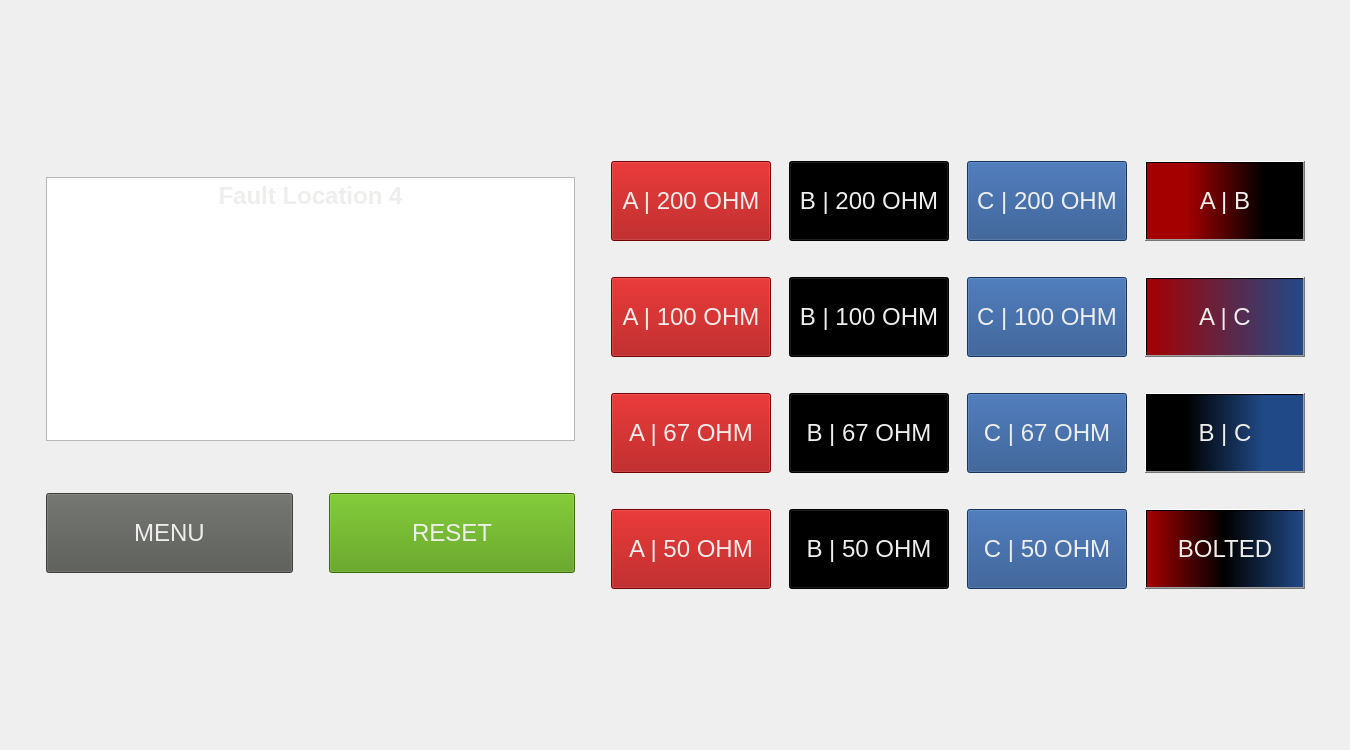
     <widget class="QWidget" name="Location4">
      <widget class="QWidget" name="gridLayoutWidget_5">
       <property name="geometry">
        <rect>
         <x>10</x>
         <y>10</y>
         <width>1331</width>
         <height>731</height>
        </rect>
       </property>
       <layout class="QGridLayout" name="gridLayout_Loc4">
        <property name="leftMargin">
         <number>36</number>
        </property>
        <property name="topMargin">
         <number>36</number>
        </property>
        <property name="rightMargin">
         <number>36</number>
        </property>
        <property name="bottomMargin">
         <number>36</number>
        </property>
        <property name="spacing">
         <number>36</number>
        </property>
        <item row="0" column="0">
         <layout class="QGridLayout" name="gridLayout_Loc4Left">
          <property name="spacing">
           <number>36</number>
          </property>
          <item row="1" column="1">
           <widget class="QPushButton" name="btn_loc4_reset">
            <property name="minimumSize">
             <size>
              <width>0</width>
              <height>80</height>
             </size>
            </property>
            <property name="font">
             <font>
              <pointsize>18</pointsize>
             </font>
            </property>
            <property name="styleSheet">
             <string notr="true">color: rgb(238, 238, 236);
background-color: rgb(78, 154, 6);</string>
            </property>
            <property name="text">
             <string>RESET</string>
            </property>
           </widget>
          </item>
          <item row="1" column="0">
           <widget class="QPushButton" name="btn_loc4_menu">
            <property name="minimumSize">
             <size>
              <width>0</width>
              <height>80</height>
             </size>
            </property>
            <property name="font">
             <font>
              <pointsize>18</pointsize>
             </font>
            </property>
            <property name="styleSheet">
             <string notr="true">background-color: rgb(85, 87, 83);
color: rgb(238, 238, 236);</string>
            </property>
            <property name="text">
             <string>MENU</string>
            </property>
           </widget>
          </item>
          <item row="0" column="0" colspan="2">
           <widget class="QTextBrowser" name="textBrowser_Loc4">
            <property name="maximumSize">
             <size>
              <width>16777215</width>
              <height>264</height>
             </size>
            </property>
            <property name="html">
             <string>&lt;!DOCTYPE HTML PUBLIC &quot;-//W3C//DTD HTML 4.0//EN&quot; &quot;http://www.w3.org/TR/REC-html40/strict.dtd&quot;&gt;
&lt;html&gt;&lt;head&gt;&lt;meta name=&quot;qrichtext&quot; content=&quot;1&quot; /&gt;&lt;style type=&quot;text/css&quot;&gt;
p, li { white-space: pre-wrap; }
&lt;/style&gt;&lt;/head&gt;&lt;body style=&quot; font-family:'Ubuntu'; font-size:11pt; font-weight:400; font-style:normal;&quot;&gt;
&lt;p align=&quot;center&quot; style=&quot; margin-top:0px; margin-bottom:0px; margin-left:0px; margin-right:0px; -qt-block-indent:0; text-indent:0px;&quot;&gt;&lt;span style=&quot; font-size:18pt; font-weight:600; color:#eeeeec;&quot;&gt;Fault Location 4&lt;/span&gt;&lt;/p&gt;
&lt;p align=&quot;center&quot; style=&quot; margin-top:0px; margin-bottom:0px; margin-left:0px; margin-right:0px; -qt-block-indent:0; text-indent:0px;&quot;&gt;&lt;img src=&quot;:/HMIbackground/FaultLoc4.png&quot; /&gt;&lt;/p&gt;&lt;/body&gt;&lt;/html&gt;</string>
            </property>
           </widget>
          </item>
         </layout>
        </item>
        <item row="0" column="1">
         <layout class="QGridLayout" name="gridLayout_Loc4Right">
          <property name="horizontalSpacing">
           <number>18</number>
          </property>
          <property name="verticalSpacing">
           <number>36</number>
          </property>
          <item row="2" column="3">
           <widget class="QPushButton" name="btn_loc4_BC">
            <property name="minimumSize">
             <size>
              <width>160</width>
              <height>80</height>
             </size>
            </property>
            <property name="maximumSize">
             <size>
              <width>160</width>
              <height>80</height>
             </size>
            </property>
            <property name="font">
             <font>
              <pointsize>18</pointsize>
             </font>
            </property>
            <property name="styleSheet">
             <string notr="true">background-color: qlineargradient(spread:pad, x1:0, y1:0, x2:1, y2:0, stop:0.25 rgba(0, 0, 0, 255), stop:0.75 rgba(32, 74, 135, 255));
color: rgb(238, 238, 236);</string>
            </property>
            <property name="text">
             <string>B | C</string>
            </property>
           </widget>
          </item>
          <item row="0" column="3">
           <widget class="QPushButton" name="btn_loc4_AB">
            <property name="minimumSize">
             <size>
              <width>160</width>
              <height>80</height>
             </size>
            </property>
            <property name="maximumSize">
             <size>
              <width>160</width>
              <height>80</height>
             </size>
            </property>
            <property name="font">
             <font>
              <pointsize>18</pointsize>
             </font>
            </property>
            <property name="styleSheet">
             <string notr="true">background-color: qlineargradient(spread:pad, x1:0, y1:0, x2:1, y2:0, stop:0.25 rgba(164, 0, 0, 255), stop:0.75 rgba(0, 0, 0, 255));
color: rgb(238, 238, 236);</string>
            </property>
            <property name="text">
             <string>A | B</string>
            </property>
           </widget>
          </item>
          <item row="2" column="2">
           <widget class="QPushButton" name="btn_loc4_C67">
            <property name="minimumSize">
             <size>
              <width>160</width>
              <height>80</height>
             </size>
            </property>
            <property name="maximumSize">
             <size>
              <width>160</width>
              <height>80</height>
             </size>
            </property>
            <property name="font">
             <font>
              <pointsize>18</pointsize>
             </font>
            </property>
            <property name="styleSheet">
             <string notr="true">color: rgb(238, 238, 236);
background-color: rgb(32, 74, 135);</string>
            </property>
            <property name="text">
             <string>C | 67 OHM</string>
            </property>
           </widget>
          </item>
          <item row="0" column="2">
           <widget class="QPushButton" name="btn_loc4_C200">
            <property name="minimumSize">
             <size>
              <width>160</width>
              <height>80</height>
             </size>
            </property>
            <property name="maximumSize">
             <size>
              <width>160</width>
              <height>80</height>
             </size>
            </property>
            <property name="font">
             <font>
              <pointsize>18</pointsize>
             </font>
            </property>
            <property name="styleSheet">
             <string notr="true">color: rgb(238, 238, 236);
background-color: rgb(32, 74, 135);</string>
            </property>
            <property name="text">
             <string>C | 200 OHM</string>
            </property>
           </widget>
          </item>
          <item row="1" column="2">
           <widget class="QPushButton" name="btn_loc4_C100">
            <property name="minimumSize">
             <size>
              <width>160</width>
              <height>80</height>
             </size>
            </property>
            <property name="maximumSize">
             <size>
              <width>160</width>
              <height>80</height>
             </size>
            </property>
            <property name="font">
             <font>
              <pointsize>18</pointsize>
             </font>
            </property>
            <property name="styleSheet">
             <string notr="true">background-color: rgb(32, 74, 135);
color: rgb(238, 238, 236);</string>
            </property>
            <property name="text">
             <string>C | 100 OHM</string>
            </property>
           </widget>
          </item>
          <item row="3" column="3">
           <widget class="QPushButton" name="btn_loc4_bolt">
            <property name="minimumSize">
             <size>
              <width>160</width>
              <height>80</height>
             </size>
            </property>
            <property name="maximumSize">
             <size>
              <width>160</width>
              <height>80</height>
             </size>
            </property>
            <property name="font">
             <font>
              <pointsize>18</pointsize>
             </font>
            </property>
            <property name="styleSheet">
             <string notr="true">background-color: qlineargradient(spread:pad, x1:0, y1:0, x2:1, y2:0, stop:0 rgba(164, 0, 0, 255), stop:0.5 rgba(0, 0, 0, 255), stop:1 rgba(32, 74, 135, 255));
color: rgb(238, 238, 236);</string>
            </property>
            <property name="text">
             <string>BOLTED</string>
            </property>
           </widget>
          </item>
          <item row="3" column="2">
           <widget class="QPushButton" name="btn_loc4_C50">
            <property name="minimumSize">
             <size>
              <width>160</width>
              <height>80</height>
             </size>
            </property>
            <property name="maximumSize">
             <size>
              <width>160</width>
              <height>80</height>
             </size>
            </property>
            <property name="font">
             <font>
              <pointsize>18</pointsize>
             </font>
            </property>
            <property name="styleSheet">
             <string notr="true">color: rgb(238, 238, 236);
background-color: rgb(32, 74, 135);</string>
            </property>
            <property name="text">
             <string>C | 50 OHM</string>
            </property>
           </widget>
          </item>
          <item row="1" column="3">
           <widget class="QPushButton" name="btn_loc4_AC">
            <property name="minimumSize">
             <size>
              <width>160</width>
              <height>80</height>
             </size>
            </property>
            <property name="maximumSize">
             <size>
              <width>160</width>
              <height>80</height>
             </size>
            </property>
            <property name="font">
             <font>
              <pointsize>18</pointsize>
             </font>
            </property>
            <property name="styleSheet">
             <string notr="true">background-color: qlineargradient(spread:pad, x1:0, y1:0, x2:1, y2:0, stop:0 rgba(164, 0, 0, 255), stop:1 rgba(32, 74, 135, 255));
color: rgb(238, 238, 236);</string>
            </property>
            <property name="text">
             <string>A | C</string>
            </property>
           </widget>
          </item>
          <item row="0" column="1">
           <widget class="QPushButton" name="btn_loc4_B200">
            <property name="minimumSize">
             <size>
              <width>160</width>
              <height>80</height>
             </size>
            </property>
            <property name="maximumSize">
             <size>
              <width>160</width>
              <height>80</height>
             </size>
            </property>
            <property name="font">
             <font>
              <pointsize>18</pointsize>
             </font>
            </property>
            <property name="styleSheet">
             <string notr="true">color: rgb(238, 238, 236);
background-color: rgb(0, 0, 0);</string>
            </property>
            <property name="text">
             <string>B | 200 OHM</string>
            </property>
           </widget>
          </item>
          <item row="0" column="0">
           <widget class="QPushButton" name="btn_loc4_A200">
            <property name="minimumSize">
             <size>
              <width>160</width>
              <height>80</height>
             </size>
            </property>
            <property name="maximumSize">
             <size>
              <width>160</width>
              <height>80</height>
             </size>
            </property>
            <property name="font">
             <font>
              <pointsize>18</pointsize>
             </font>
            </property>
            <property name="styleSheet">
             <string notr="true">color: rgb(238, 238, 236);
background-color: rgb(164, 0, 0);</string>
            </property>
            <property name="text">
             <string>A | 200 OHM</string>
            </property>
           </widget>
          </item>
          <item row="1" column="0">
           <widget class="QPushButton" name="btn_loc4_A100">
            <property name="minimumSize">
             <size>
              <width>160</width>
              <height>80</height>
             </size>
            </property>
            <property name="maximumSize">
             <size>
              <width>160</width>
              <height>80</height>
             </size>
            </property>
            <property name="font">
             <font>
              <pointsize>18</pointsize>
             </font>
            </property>
            <property name="styleSheet">
             <string notr="true">color: rgb(238, 238, 236);
background-color: rgb(164, 0, 0);</string>
            </property>
            <property name="text">
             <string>A | 100 OHM</string>
            </property>
           </widget>
          </item>
          <item row="1" column="1">
           <widget class="QPushButton" name="btn_loc4_B100">
            <property name="minimumSize">
             <size>
              <width>160</width>
              <height>80</height>
             </size>
            </property>
            <property name="maximumSize">
             <size>
              <width>160</width>
              <height>80</height>
             </size>
            </property>
            <property name="font">
             <font>
              <pointsize>18</pointsize>
             </font>
            </property>
            <property name="styleSheet">
             <string notr="true">color: rgb(238, 238, 236);
background-color: rgb(0, 0, 0);</string>
            </property>
            <property name="text">
             <string>B | 100 OHM</string>
            </property>
           </widget>
          </item>
          <item row="2" column="0">
           <widget class="QPushButton" name="btn_loc4_A67">
            <property name="minimumSize">
             <size>
              <width>160</width>
              <height>80</height>
             </size>
            </property>
            <property name="maximumSize">
             <size>
              <width>160</width>
              <height>80</height>
             </size>
            </property>
            <property name="font">
             <font>
              <pointsize>18</pointsize>
             </font>
            </property>
            <property name="styleSheet">
             <string notr="true">color: rgb(238, 238, 236);
background-color: rgb(164, 0, 0);</string>
            </property>
            <property name="text">
             <string>A | 67 OHM</string>
            </property>
           </widget>
          </item>
          <item row="2" column="1">
           <widget class="QPushButton" name="btn_loc4_B67">
            <property name="minimumSize">
             <size>
              <width>160</width>
              <height>80</height>
             </size>
            </property>
            <property name="maximumSize">
             <size>
              <width>160</width>
              <height>80</height>
             </size>
            </property>
            <property name="font">
             <font>
              <pointsize>18</pointsize>
             </font>
            </property>
            <property name="styleSheet">
             <string notr="true">color: rgb(238, 238, 236);
background-color: rgb(0, 0, 0);</string>
            </property>
            <property name="text">
             <string>B | 67 OHM</string>
            </property>
           </widget>
          </item>
          <item row="3" column="0">
           <widget class="QPushButton" name="btn_loc4_A50">
            <property name="minimumSize">
             <size>
              <width>160</width>
              <height>80</height>
             </size>
            </property>
            <property name="maximumSize">
             <size>
              <width>160</width>
              <height>80</height>
             </size>
            </property>
            <property name="font">
             <font>
              <pointsize>18</pointsize>
             </font>
            </property>
            <property name="styleSheet">
             <string notr="true">color: rgb(238, 238, 236);
background-color: rgb(164, 0, 0);</string>
            </property>
            <property name="text">
             <string>A | 50 OHM</string>
            </property>
           </widget>
          </item>
          <item row="3" column="1">
           <widget class="QPushButton" name="btn_loc4_B50">
            <property name="minimumSize">
             <size>
              <width>160</width>
              <height>80</height>
             </size>
            </property>
            <property name="maximumSize">
             <size>
              <width>160</width>
              <height>80</height>
             </size>
            </property>
            <property name="font">
             <font>
              <pointsize>18</pointsize>
             </font>
            </property>
            <property name="styleSheet">
             <string notr="true">color: rgb(238, 238, 236);
background-color: rgb(0, 0, 0);</string>
            </property>
            <property name="text">
             <string>B | 50 OHM</string>
            </property>
           </widget>
          </item>
         </layout>
        </item>
       </layout>
      </widget>
     </widget>
